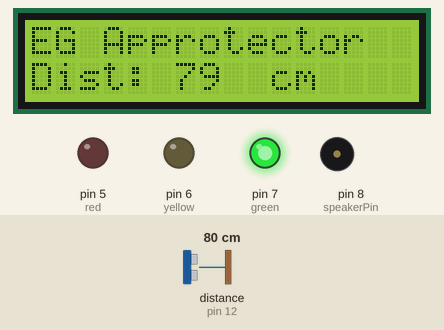
The sketch below on a simulated Arduino Uno, built with avr-gcc and run on an emulated ATmega328P. Parts: 16×2 character LCD, output pins drawn as LEDs (lit = HIGH), buzzer (waves = sounding). Wiring (inferred from the names in the program): ultrasonic range finder: trigger pin 13; echo pin 12. The inputs (shaded band) are chosen by the test bench; at power-on: distance to the obstacle (sensor on pin 12) 80 cm. The echo pulse lasts 58.3 µs per cm; pins used as bus, display or sensor lines are not drawn; what the sketch prints to the serial monitor is not drawn.

Above: at 1.2 s.
1.3 s: distance to the obstacle (sensor on pin 12) set to 24 cm
At 2.7 s:
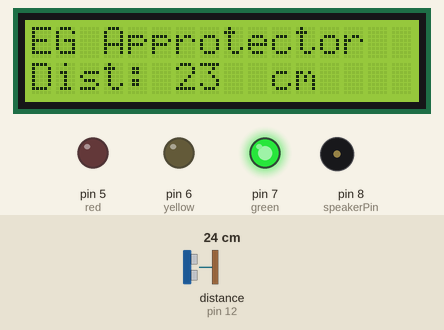
4.3 s: distance to the obstacle (sensor on pin 12) set to 19 cm
At 5.4 s:
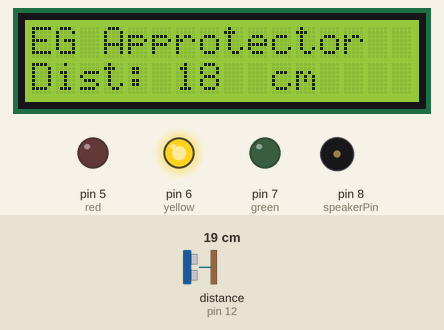
6.0 s: distance to the obstacle (sensor on pin 12) set to 13 cm
At 6.9 s:
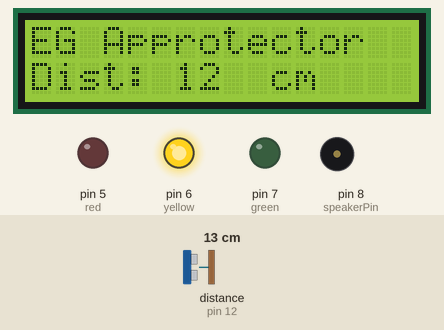
7.6 s: distance to the obstacle (sensor on pin 12) set to 10 cm
At 7.76 s:
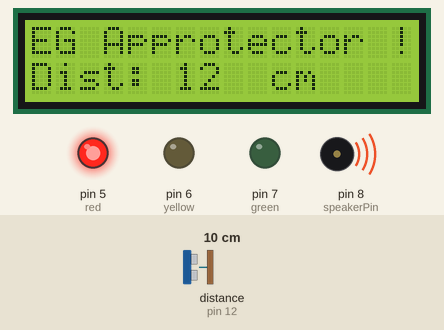
Timing chart, 0 to 13.8 s (numbered marks = the images above; inputs shaded):
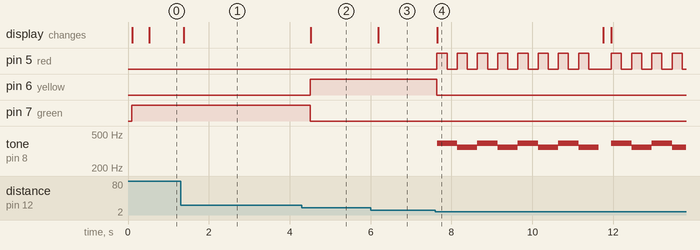

Measured:
- the behaviour switches between 22 and 21 cm on distance to the obstacle (sensor on pin 12) (found by bisection; images 1 and 2)
- the behaviour switches between 12 and 11 cm on distance to the obstacle (sensor on pin 12) (found by bisection; images 3 and 4)
- after the input at 1.3 s, the display: changes after 0.07 s (image 1)
- after the input at 4.3 s, pin 6 (yellow): LOW → HIGH after 0.21 s; pin 7 (green): HIGH → LOW after 0.21 s; the display: changes after 0.21 s (image 2)
- after the input at 6.0 s, the display: changes after 0.19 s (image 3)
- after the input at 7.6 s, pin 5 (red): goes 7 × (HIGH 0.25 s, LOW 0.25 s), HIGH 0.25 s, LOW 0.56 s, 3 × (HIGH 0.25 s, LOW 0.25 s), HIGH 0.25 s, then LOW, starting at once; pin 6 (yellow): HIGH → LOW at once

The sketch:

sensor.ino
```cpp
#include <LiquidCrystal_I2C.h>
#include <Wire.h>

// 포트 설정
int trigPin = 13;
int echoPin = 12;
int speakerPin = 8;
int numTones = 8;
int tones[]= {392, 349, 392, 349, 392, 349, 392, 349}; // 삐용삐용삐용삐용

// 신호등 LED 핀
const int red = 5;
const int yellow = 6;
const int green = 7;

const int interval = 200; // 새로고침 주기 (ms)

LiquidCrystal_I2C lcd(0x27,16,2);

void setup(){
  Serial.begin(115200);
  pinMode(5, OUTPUT);
  pinMode(6, OUTPUT);
  pinMode(7, OUTPUT);
  pinMode(trigPin, OUTPUT);
  pinMode(echoPin, INPUT);
  lcd.init();
  lcd.backlight();
  lcd.setCursor(0,0);
  lcd.print("EG Approtector"); // Approach + Protector (EG: Elder Guardian - 노약자 보호자)
  lcd.setCursor(0,1);
  lcd.print("Dist: ");
  lcd.setCursor(10,1);
  lcd.print("cm");
}

void loop(){
  long duration, distance;
  digitalWrite(trigPin, LOW);
  delayMicroseconds(2);
  digitalWrite(trigPin, HIGH);
  delayMicroseconds(10);
  digitalWrite(trigPin, LOW);
  duration = pulseIn(echoPin, HIGH); // 초음파가 돌아오는 시간 측정
  distance = duration * 17 / 1000; // 시간을 거리 (cm 단위)로 변환
  if(distance>=1000) distance = 0;
  if (distance<=10){ // 거리가 10cm 이내일 때 (누군가 접근하는 것으로 감지 - 적색 LED + 별도 적색 LED 경고등 + 삐용삐용 부저)
    digitalWrite(red, HIGH);
    digitalWrite(yellow, LOW);
    digitalWrite(green, LOW);
    lcd.setCursor(15,0);
    lcd.print("!");
    for(int i = 0; i < numTones; i++) // 삐용삐용 부저
    {
      digitalWrite(red, HIGH);
      tone(speakerPin, tones[i]);
      delay(250);
      digitalWrite(red, LOW);
      delay(250);
    }
    noTone(speakerPin);
    delay(100);
    lcd.setCursor(15,0);
    lcd.print(" ");
  }
  else if (distance>10 && distance<=20){ // 거리가 10cm 초과 20cm 이하일 때 (주의 - 황색 LED)
    digitalWrite(red, LOW);
    digitalWrite(yellow, HIGH);
    digitalWrite(green, LOW);
  }
  else{
    digitalWrite(red, LOW);
    digitalWrite(yellow, LOW);
    digitalWrite(green, HIGH);
  }
  Serial.println(distance); // 거리를 시리얼 모니터에 출력
  lcd.setCursor(6,1); // 거리를 LCD에 출력
  lcd.print("    "); // 4자리 숫자를 출력하기 위해 먼저 공백 4칸을 출력 (초기화)
  lcd.setCursor(6,1); // 다시 커서를 6번째 칸으로 이동
  lcd.print(distance);
  delay(interval);
}
```
